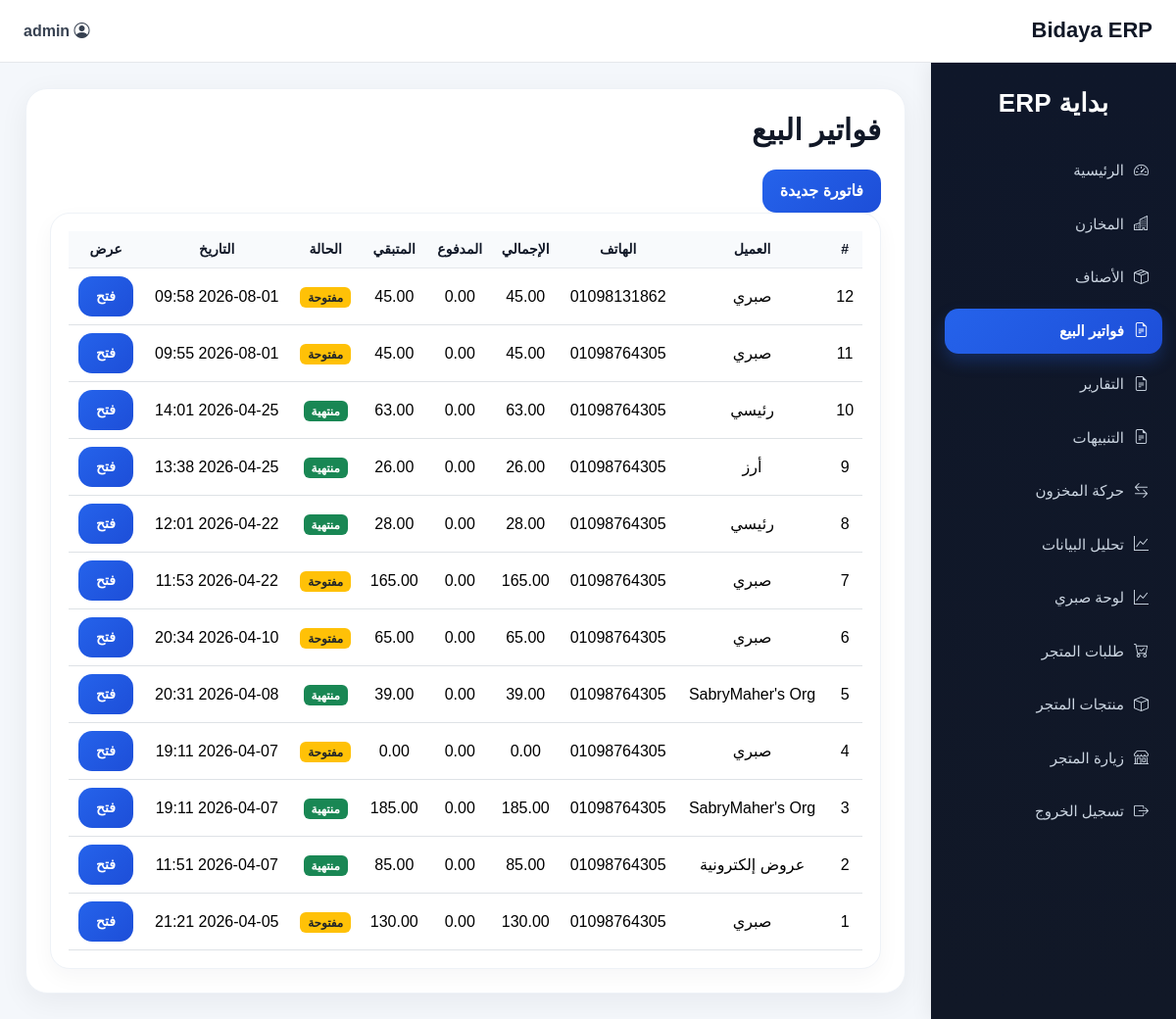
/invoices (signed in), run on the app's committed database.
### app/models.py (models this page shows, shortened)
class User(db.Model, UserMixin):
    id = db.Column(db.Integer, primary_key=True)
    username = db.Column(db.String(50), unique=True, nullable=False)
    email = db.Column(db.String(120), unique=True, nullable=False)
    password = db.Column(db.String(255), nullable=False)
    role = db.Column(db.String(20), default="operator")
    created_at = db.Column(db.DateTime, default=datetime.utcnow)

class SalesInvoice(db.Model):
    id = db.Column(db.Integer, primary_key=True)
    customer_name = db.Column(db.String(150), nullable=False)
    customer_phone = db.Column(db.String(50))
    notes = db.Column(db.Text)
    payment_method = db.Column(db.String(50), default="cash")
    amount_paid = db.Column(db.Float, default=0)
    total_amount = db.Column(db.Float, default=0)
    created_at = db.Column(db.DateTime, default=datetime.utcnow)
    is_finalized = db.Column(db.Boolean, default=False)
    finalized_at = db.Column(db.DateTime, nullable=True)
    items = db.relationship(
        "SalesInvoiceItem",
        backref="invoice",
        cascade="all, delete-orphan",
        lazy=True
    )
    @property
    def balance_due(self):
        return max((self.total_amount or 0) - (self.amount_paid or 0), 0)

### app/routes.py (the view)
    @app.route("/invoices")
    @login_required
    def invoices():
        all_invoices = SalesInvoice.query.order_by(SalesInvoice.id.desc()).all()
        return render_template("invoices.html", invoices=all_invoices)

### app/models.py (called while the page is built)
@login_manager.user_loader
def load_user(user_id):
    return User.query.get(int(user_id))

### app/templates/invoices.html
{% extends "layout.html" %}
{% block content %}
<div class="page-header">
    <h2 class="page-title">فواتير البيع</h2>
    <a href="{{ url_for('new_invoice') }}" class="btn btn-primary">فاتورة جديدة</a>
</div>
<div class="table-wrap">
    <table class="table text-center align-middle">
        <thead>
            <tr>
                <th>#</th>
                <th>العميل</th>
                <th>الهاتف</th>
                <th>الإجمالي</th>
                <th>المدفوع</th>
                <th>المتبقي</th>
                <th>الحالة</th>
                <th>التاريخ</th>
                <th>عرض</th>
            </tr>
        </thead>
        <tbody>
            {% for invoice in invoices %}
            <tr>
                <td>{{ invoice.id }}</td>
                <td>{{ invoice.customer_name }}</td>
                <td>{{ invoice.customer_phone or "-" }}</td>
                <td>{{ "%.2f"|format(invoice.total_amount or 0) }}</td>
                <td>{{ "%.2f"|format(invoice.amount_paid or 0) }}</td>
                <td>{{ "%.2f"|format(invoice.balance_due or 0) }}</td>
                <td>
                    {% if invoice.is_finalized %}
                    <span class="badge bg-success">منتهية</span>
                    {% else %}
                    <span class="badge bg-warning text-dark">مفتوحة</span>
                    {% endif %}
                </td>
                <td>{{ invoice.created_at.strftime('%Y-%m-%d %H:%M') }}</td>
                <td>
                    <a href="{{ url_for('edit_invoice', invoice_id=invoice.id) }}" class="btn btn-sm btn-primary">
                        فتح
                    </a>
                </td>
            </tr>
            {% else %}
            <tr>
                <td colspan="9">لا توجد فواتير بعد</td>
            </tr>
            {% endfor %}
        </tbody>
    </table>
</div>
{% endblock %}

### app/templates/layout.html (shortened to what this page needs)
<!DOCTYPE html>
<html lang="ar" dir="rtl">
<head>
    <link href="https://cdn.jsdelivr.net/npm/bootstrap@5.3.3/dist/css/bootstrap.rtl.min.css" rel="stylesheet">
    <link href="https://cdn.jsdelivr.net/npm/bootstrap-icons@1.11.3/font/bootstrap-icons.css" rel="stylesheet">
</head>
<body>
    {% if current_user.is_authenticated %}
    <div class="topbar">
        <h1 class="topbar-title">Bidaya ERP</h1>
        <div class="user-box">
            <span><i class="bi bi-person-circle"></i> {{ current_user.username }}</span>
        </div>
    </div>
    <aside class="sidebar">
        <div class="brand">بداية ERP</div>
        <nav class="nav flex-column">
            <a class="nav-link {% if request.endpoint == 'dashboard' %}active{% endif %}"
                href="{{ url_for('dashboard') }}">
                <i class="bi bi-speedometer2"></i><span>الرئيسية</span>
            </a>
            <a class="nav-link {% if request.endpoint == 'warehouses' %}active{% endif %}"
                href="{{ url_for('warehouses') }}">
                <i class="bi bi-buildings"></i><span>المخازن</span>
            </a>
            <a class="nav-link {% if request.endpoint == 'items' %}active{% endif %}" href="{{ url_for('items') }}">
                <i class="bi bi-box-seam"></i><span>الأصناف</span>
            </a>
            <a class="nav-link {% if request.endpoint == 'invoices' %}active{% endif %}"
                href="{{ url_for('invoices') }}">
                <i class="bi bi-file-earmark-text"></i><span>فواتير البيع</span>
            </a>
            <a class="nav-link {% if request.endpoint == 'reports' %}active{% endif %}" href="{{ url_for('reports') }}">
                <i class="bi bi-file-earmark-text"></i><span>التقارير</span>
            </a>
            <a class="nav-link {% if request.endpoint == 'alerts_page' %}active{% endif %}"
                href="{{ url_for('alerts_page') }}">
                <i class="bi bi-file-earmark-text"></i><span>التنبيهات</span>
            </a>
            <a class="nav-link {% if request.endpoint == 'movement' %}active{% endif %}"
                href="{{ url_for('movement') }}">
                <i class="bi bi-arrow-left-right"></i><span>حركة المخزون</span>
            </a>
            <a class="nav-link {% if request.endpoint == 'analytics' %}active{% endif %}"
                href="{{ url_for('analytics') }}">
                <i class="bi bi-graph-up"></i><span>تحليل البيانات</span>
            </a>
            <a class="nav-link {% if request.endpoint == 'owner_kpi' %}active{% endif %}"
                href="{{ url_for('owner_kpi') }}">
                <i class="bi bi-graph-up"></i><span>لوحة صبري</span>
            </a>
            <a class="nav-link {% if request.endpoint == 'orders' or request.endpoint == 'admin_orders' %}active{% endif %}"
                href="{{ url_for('orders') }}">
                <i class="bi bi-cart-check"></i><span>طلبات المتجر</span>
            </a>
            <a class="nav-link {% if request.endpoint == 'admin_products' %}active{% endif %}"
                href="{{ url_for('admin_products') }}">
                <i class="bi bi-box"></i><span>منتجات المتجر</span>
            </a>
            <a class="nav-link" href="{{ url_for('shop_home') }}" target="_blank">
                <i class="bi bi-shop"></i><span>زيارة المتجر</span>
            </a>
            <a class="nav-link" href="{{ url_for('logout') }}">
                <i class="bi bi-box-arrow-right"></i><span>تسجيل الخروج</span>
            </a>
        </nav>
    </aside>
    {% endif %}
    <main class="{% if current_user.is_authenticated %}main-content{% else %}public-content{% endif %}">
        <div class="{% if current_user.is_authenticated %}content-card{% else %}container{% endif %}">
            {% block content %}{% endblock %}
        </div>
    </main>
</body>
</html>

### app/templates/layout.html (style rules this page uses)
body { background: #f4f7fb; font-family: Tahoma, Arial, sans-serif; color: #1f2937; }
.topbar { height: 64px; background: #ffffff; border-bottom: 1px solid #e5e7eb; display: flex; align-items: center; justify-content: space-between; padding: 0 24px; position: fixed; top: 0; right: 0; left: 0; z-index: 1030; }
.topbar-title { font-size: 22px; font-weight: 800; margin: 0; color: #111827; }
.user-box { display: flex; align-items: center; gap: 10px; font-weight: 600; color: #374151; }
.sidebar { width: 250px; background: linear-gradient(180deg, #0f172a 0%, #111827 100%); color: #fff; position: fixed; top: 64px; right: 0; bottom: 0; padding: 22px 14px; overflow-y: auto; box-shadow: -4px 0 18px rgba(0, 0, 0, 0.06); }
.brand { font-size: 26px; font-weight: 800; color: #fff; margin-bottom: 26px; text-align: center; letter-spacing: 0.3px; }
.sidebar .nav-link { color: #cbd5e1; border-radius: 14px; padding: 12px 14px; margin-bottom: 8px; font-size: 15px; display: flex; align-items: center; gap: 10px; transition: all 0.2s ease; }
.sidebar .nav-link.active { background: linear-gradient(135deg, #2563eb, #1d4ed8); color: #fff; font-weight: 700; box-shadow: 0 8px 16px rgba(37, 99, 235, 0.25); }
.main-content { margin-top: 64px; margin-right: 250px; padding: 26px; }
.content-card { background: #fff; border-radius: 22px; padding: 24px; box-shadow: 0 8px 30px rgba(15, 23, 42, 0.06); border: 1px solid #eef2f7; }
.page-title { font-size: 30px; font-weight: 800; color: #111827; margin-bottom: 22px; }
.btn { border-radius: 14px; font-weight: 700; padding: 10px 18px; }
.btn-primary { background: linear-gradient(135deg, #2563eb, #1d4ed8); border: none; }
.table-wrap { background: #fff; border: 1px solid #eef2f7; border-radius: 20px; padding: 18px; box-shadow: 0 8px 22px rgba(15, 23, 42, 0.04); }
.table { margin-bottom: 0; vertical-align: middle; }
.table thead th { background: #f8fafc; color: #111827; font-size: 14px; font-weight: 800; border-bottom: 1px solid #e5e7eb; }

### data on the page
User: username "admin"
SalesInvoice: id "12", customer_name "صبري", customer_phone "01098131862", total_amount "45.00", amount_paid "0.00", total_amount+amount_paid "45.00", is_finalized "مفتوحة", created_at "2026-08-01 09:58"
SalesInvoice: id "11", customer_name "صبري", customer_phone "01098764305", total_amount "45.00", amount_paid "0.00", total_amount+amount_paid "45.00", is_finalized "مفتوحة", created_at "2026-08-01 09:55"
SalesInvoice: id "10", customer_name "رئيسي", customer_phone "01098764305", total_amount "63.00", amount_paid "0.00", total_amount+amount_paid "63.00", is_finalized "منتهية", created_at "2026-04-25 14:01"
SalesInvoice: id "9", customer_name "أرز", customer_phone "01098764305", total_amount "26.00", amount_paid "0.00", total_amount+amount_paid "26.00", is_finalized "منتهية", created_at "2026-04-25 13:38"
SalesInvoice: id "8", customer_name "رئيسي", customer_phone "01098764305", total_amount "28.00", amount_paid "0.00", total_amount+amount_paid "28.00", is_finalized "منتهية", created_at "2026-04-22 12:01"
SalesInvoice: id "7", customer_name "صبري", customer_phone "01098764305", total_amount "165.00", amount_paid "0.00", total_amount+amount_paid "165.00", is_finalized "مفتوحة", created_at "2026-04-22 11:53"
SalesInvoice: id "6", customer_name "صبري", customer_phone "01098764305", total_amount "65.00", amount_paid "0.00", total_amount+amount_paid "65.00", is_finalized "مفتوحة", created_at "2026-04-10 20:34"
SalesInvoice: id "5", customer_name "SabryMaher's Org", customer_phone "01098764305", total_amount "39.00", amount_paid "0.00", total_amount+amount_paid "39.00", is_finalized "منتهية", created_at "2026-04-08 20:31"
SalesInvoice: id "4", customer_name "صبري", customer_phone "01098764305", total_amount "0.00", amount_paid "0.00", total_amount+amount_paid "0.00", is_finalized "مفتوحة", created_at "2026-04-07 19:11"
SalesInvoice: id "3", customer_name "SabryMaher's Org", customer_phone "01098764305", total_amount "185.00", amount_paid "0.00", total_amount+amount_paid "185.00", is_finalized "منتهية", created_at "2026-04-07 19:11"
SalesInvoice: id "2", customer_name "عروض إلكترونية", customer_phone "01098764305", total_amount "85.00", amount_paid "0.00", total_amount+amount_paid "85.00", is_finalized "منتهية", created_at "2026-04-07 11:51"
SalesInvoice: id "1", customer_name "صبري", customer_phone "01098764305", total_amount "130.00", amount_paid "0.00", total_amount+amount_paid "130.00", is_finalized "مفتوحة", created_at "2026-04-05 21:21"
